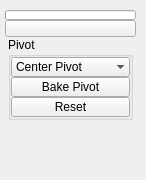
<?xml version="1.0" encoding="UTF-8"?>
<ui version="4.0">
 <class>QtUi</class>
 <widget class="QMainWindow" name="QtUi">
  <property name="enabled">
   <bool>true</bool>
  </property>
  <property name="geometry">
   <rect>
    <x>0</x>
    <y>0</y>
    <width>146</width>
    <height>180</height>
   </rect>
  </property>
  <property name="minimumSize">
   <size>
    <width>0</width>
    <height>0</height>
   </size>
  </property>
  <property name="maximumSize">
   <size>
    <width>999</width>
    <height>999</height>
   </size>
  </property>
  <property name="windowTitle">
   <string>Toolkit</string>
  </property>
  <property name="tabShape">
   <enum>QTabWidget::Triangular</enum>
  </property>
  <property name="dockNestingEnabled">
   <bool>true</bool>
  </property>
  <property name="dockOptions">
   <set>QMainWindow::AllowNestedDocks|QMainWindow::AllowTabbedDocks|QMainWindow::AnimatedDocks|QMainWindow::ForceTabbedDocks</set>
  </property>
  <widget class="QWidget" name="mainWindow">
   <widget class="QWidget" name="layoutWidget_2">
    <property name="geometry">
     <rect>
      <x>5</x>
      <y>10</y>
      <width>131</width>
      <height>159</height>
     </rect>
    </property>
    <layout class="QGridLayout" name="gridLayout_2">
     <property name="spacing">
      <number>0</number>
     </property>
     <item row="0" column="1" colspan="2">
      <widget class="QProgressBar_" name="progressBar">
       <property name="sizePolicy">
        <sizepolicy hsizetype="Ignored" vsizetype="Fixed">
         <horstretch>0</horstretch>
         <verstretch>0</verstretch>
        </sizepolicy>
       </property>
       <property name="minimumSize">
        <size>
         <width>0</width>
         <height>10</height>
        </size>
       </property>
       <property name="maximumSize">
        <size>
         <width>16777215</width>
         <height>10</height>
        </size>
       </property>
       <property name="value">
        <number>0</number>
       </property>
       <property name="textVisible">
        <bool>false</bool>
       </property>
      </widget>
     </item>
     <item row="2" column="1" colspan="2">
      <layout class="QHBoxLayout" name="horizontalLayout">
       <item>
        <layout class="QVBoxLayout" name="verticalLayout">
         <property name="spacing">
          <number>0</number>
         </property>
         <item>
          <widget class="QGroupBox" name="Pivot">
           <property name="enabled">
            <bool>true</bool>
           </property>
           <property name="minimumSize">
            <size>
             <width>125</width>
             <height>0</height>
            </size>
           </property>
           <property name="maximumSize">
            <size>
             <width>125</width>
             <height>999</height>
            </size>
           </property>
           <property name="title">
            <string>Pivot</string>
           </property>
           <layout class="QVBoxLayout" name="verticalLayout_2">
            <property name="spacing">
             <number>0</number>
            </property>
            <property name="leftMargin">
             <number>0</number>
            </property>
            <property name="topMargin">
             <number>0</number>
            </property>
            <property name="rightMargin">
             <number>0</number>
            </property>
            <property name="bottomMargin">
             <number>0</number>
            </property>
            <item>
             <widget class="QComboBox_" name="cmb001">
              <property name="minimumSize">
               <size>
                <width>0</width>
                <height>20</height>
               </size>
              </property>
              <property name="maximumSize">
               <size>
                <width>999</width>
                <height>20</height>
               </size>
              </property>
              <property name="sizeAdjustPolicy">
               <enum>QComboBox::AdjustToContents</enum>
              </property>
              <property name="frame">
               <bool>false</bool>
              </property>
              <item>
               <property name="text">
                <string>Center Pivot</string>
               </property>
              </item>
             </widget>
            </item>
            <item>
             <widget class="QPushButton" name="b004">
              <property name="enabled">
               <bool>true</bool>
              </property>
              <property name="minimumSize">
               <size>
                <width>0</width>
                <height>20</height>
               </size>
              </property>
              <property name="maximumSize">
               <size>
                <width>999</width>
                <height>20</height>
               </size>
              </property>
              <property name="toolTip">
               <string>Set selected object(s) transform to the current tool's custom axis orintaion.</string>
              </property>
              <property name="text">
               <string>Bake Pivot</string>
              </property>
              <property name="iconSize">
               <size>
                <width>18</width>
                <height>18</height>
               </size>
              </property>
             </widget>
            </item>
            <item>
             <widget class="QToolButton_" name="tb000">
              <property name="enabled">
               <bool>true</bool>
              </property>
              <property name="minimumSize">
               <size>
                <width>0</width>
                <height>20</height>
               </size>
              </property>
              <property name="maximumSize">
               <size>
                <width>999</width>
                <height>20</height>
               </size>
              </property>
              <property name="toolTip">
               <string>Reset pivot transforms</string>
              </property>
              <property name="text">
               <string>Reset</string>
              </property>
              <property name="iconSize">
               <size>
                <width>18</width>
                <height>18</height>
               </size>
              </property>
             </widget>
            </item>
           </layout>
          </widget>
         </item>
         <item>
          <spacer name="verticalSpacer">
           <property name="orientation">
            <enum>Qt::Vertical</enum>
           </property>
           <property name="sizeHint" stdset="0">
            <size>
             <width>20</width>
             <height>40</height>
            </size>
           </property>
          </spacer>
         </item>
        </layout>
       </item>
      </layout>
     </item>
     <item row="1" column="1" colspan="2">
      <widget class="QPushButton_Draggable" name="pin">
       <property name="minimumSize">
        <size>
         <width>19</width>
         <height>17</height>
        </size>
       </property>
       <property name="maximumSize">
        <size>
         <width>999</width>
         <height>17</height>
        </size>
       </property>
       <property name="text">
        <string/>
       </property>
       <property name="checkable">
        <bool>true</bool>
       </property>
      </widget>
     </item>
    </layout>
   </widget>
  </widget>
 </widget>
 <customwidgets>
  <customwidget>
   <class>QPushButton_Draggable</class>
   <extends>QPushButton</extends>
   <header>widgets.qpushbutton_draggable.h</header>
  </customwidget>
  <customwidget>
   <class>QProgressBar_</class>
   <extends>QProgressBar</extends>
   <header>widgets.qprogressbar_.h</header>
  </customwidget>
  <customwidget>
   <class>QComboBox_</class>
   <extends>QComboBox</extends>
   <header>widgets.qcombobox_.h</header>
  </customwidget>
  <customwidget>
   <class>QToolButton_</class>
   <extends>QToolButton</extends>
   <header>widgets.qtoolbutton_.h</header>
  </customwidget>
 </customwidgets>
 <resources/>
 <connections/>
 <designerdata>
  <property name="gridDeltaX">
   <number>5</number>
  </property>
  <property name="gridDeltaY">
   <number>5</number>
  </property>
  <property name="gridSnapX">
   <bool>true</bool>
  </property>
  <property name="gridSnapY">
   <bool>true</bool>
  </property>
  <property name="gridVisible">
   <bool>true</bool>
  </property>
 </designerdata>
</ui>
